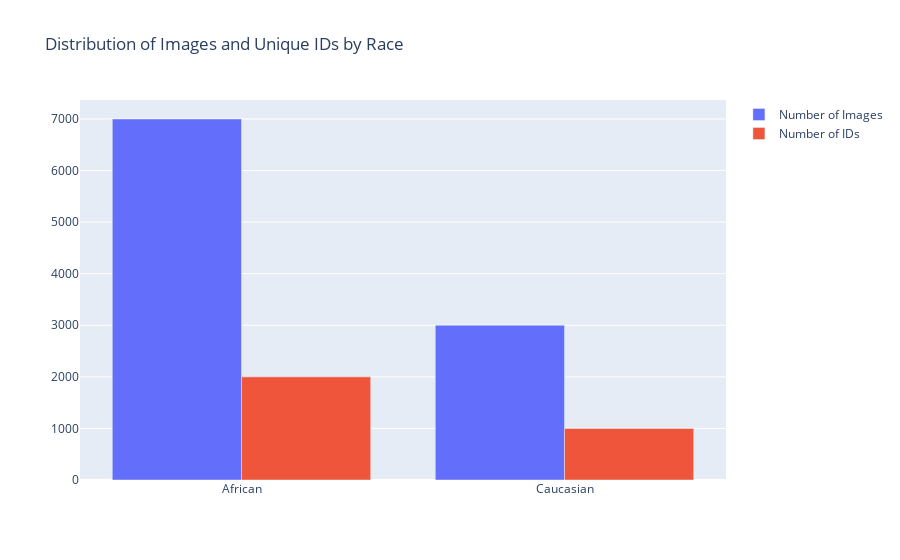

Notebook code for this chart:
### Code cell
# Call the function with the path to your CSV file
plot_biased_distribution('output/unbalanced_train_African.csv')

### Figure 1 — Plotly figure (JSON) as saved in the notebook; plotly's stock layout.template omitted (floating-point values rounded to 4 significant figures)
{"data": [{"name": "Number of Images", "type": "bar", "x": ["African", "Caucasian"], "y": [7000, 3000]}, {"name": "Number of IDs", "type": "bar", "x": ["African", "Caucasian"], "y": [2000, 1000]}], "layout": {"barmode": "group", "title": {"text": "Distribution of Images and Unique IDs by Race"}}}
